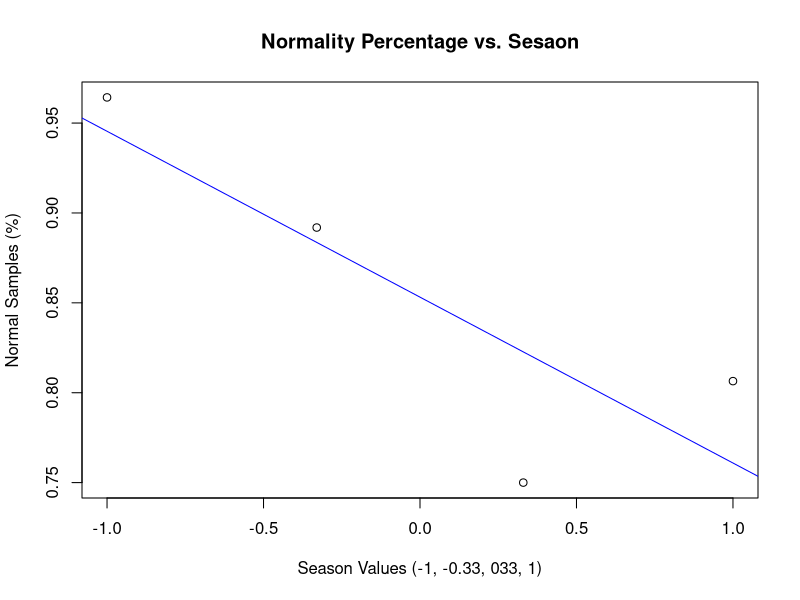
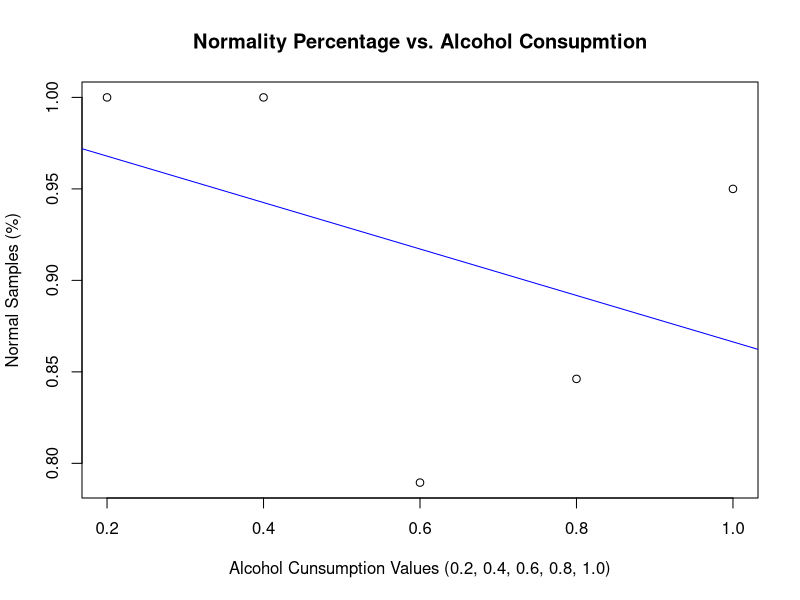
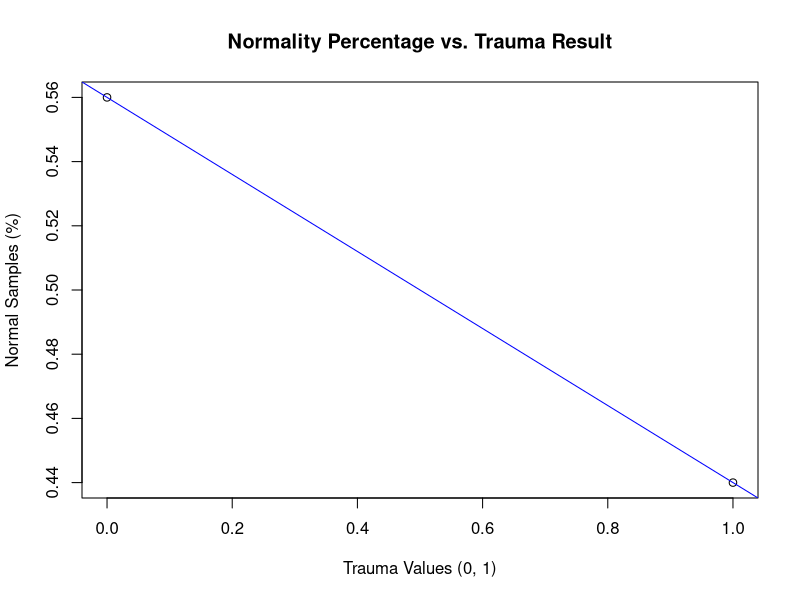

These figures' R source, in order:
## Cameron Watson ## STAT 383 ## Project ## December 8, 2023 ##
# R maintenance, clean consol, environment, set directory, and import packages
cat("\f")
rm(list = ls())
location <- getwd()
setwd(location)
library(readxl)

# The data file is read into R, and then converted into manipulable vectors for each variable
data = read_excel('converted_Data.xlsx')

# The sample outcome is changed to one's and zero's
normality <- vector(length = 100)
for (i in 1:100) {
  if (data[i, 10] == 'N') normality[i] <- 1
  else normality[i] <- 0 }

# The other nine variables
season <- age <- disease <- trauma <- surgery <- fevers <- alcohol <- smoking <- sitting <- vector(length = 100)
for (i in 1:100) {
  season[i] <- as.numeric(data[i,1])
  age[i] <- as.numeric(data[i,2])
  disease[i] <- as.numeric(data[i,3])
  trauma[i] <- as.numeric(data[i,4])
  surgery[i] <- as.numeric(data[i,5])
  fevers[i] <- as.numeric(data[i,6])
  alcohol[i] <- as.numeric(data[i,7])
  smoking[i] <- as.numeric(data[i,8])
  sitting[i] <- as.numeric(data[i,9])
}

# The correlation coefficients are calculated using "cor()"
# The coeefficients calculated are for each of the 9 variables with respect to "normality"
cor_season = cor(season, normality) # -0.1924
cor_age = cor(age, normality) # -0.1152
cor_disease = cor(disease, normality) # 0.0403
cor_trauma = cor(trauma, normality) # 0.1413
cor_surgery = cor(surgery, normality) # 0.0542
cor_fevers = cor(fevers, normality) # 0.1214
cor_alcohol = cor(alcohol, normality) # 0.1448
cor_smoking = cor(smoking, normality) # -0.0489
cor_sitting = cor(sitting, normality) # -0.0230

# These are then printed to the consol for user viewing
cat("// Correlation Values //", "\nSeason: ", cor_season, "\nAge: ", cor_age,
    "\nDisease: ", cor_disease, "\nTrauma: ", cor_trauma, "\nSurgery: ",
    cor_surgery, "\nFevers: ", cor_fevers, "\nAlcohol: ", cor_alcohol,
    "\nSmoking: ", cor_smoking, "\nSitting: ", cor_sitting, "\n")

# All hypothesis testing is done with "t.test()"
# Hypothesis testing is done to evaluate if the average of testing results within
# a season are the same out of that season

# A set of vectors for each season are made which are then filled with the 
# correlating normality results
winter <- not_winter <- vector()
spring <- not_spring <- vector()
summer <- not_summer <- vector()
fall <- not_fall <- vector()
for (i in 1:100) {
  if (season[i] == -1) winter <- c(winter, normality[i])
  else not_winter <- c(not_winter, normality[i])
  if (season[i] == -0.33) spring <- c(spring, normality[i])
  else not_spring <- c(not_spring, normality[i])
  if (season[i] == 0.33) summer <- c(summer, normality[i])
  else not_summer <- c(not_summer, normality[i])
  if (season[i] == 1) fall <- c(fall, normality[i])
  else not_fall <- c(not_fall, normality[i])
}
test_winter <- t.test(winter, not_winter, conf.level = 0.95)
test_spring <- t.test(spring, not_spring, conf.level = 0.95)
test_summer <- t.test(summer, not_summer, conf.level = 0.95)
test_fall <- t.test(fall, not_fall, conf.level = 0.95)

# The p-values are shown to the user
cat("// Hypothesis Testing for Seasons - p-values //\nConfidence Level is 0.95
    \nWinter: ", test_winter$p.value, "\nSpring: ", test_spring$p.value, 
    "\nSummer: ", test_summer$p.value, "\nFall : ", test_fall$p.value, "\n")

# The next hypothesis testing is to see if the average normality result is different
# for light drinkers (up to one drink a week) and consistent drinkers (anything over)

# Two vectors are made to store the relevant normality results
consistent_drinkers <- light_drinkers <- vector()
for (i in 1:100) {
  temp = alcohol[i] #temporary value
  if (temp == 0.8 | temp == 1) {
    light_drinkers <- c(light_drinkers, normality[i])
  }
  if (temp == 0.2 | temp == 0.4 | temp == 0.6) {
    consistent_drinkers <- c(consistent_drinkers, normality[i])
  }
}
test_drinkers <- t.test(consistent_drinkers, light_drinkers)

# The results are shown to the user
cat("// Hypothesis Testing for Alcohol Consumption //\nConfidence Level is 0.95
p-value: ", test_drinkers$p.value, "\n")

# The final hypothesis test is done for trauma following similar procedures 
trauma_y <- trauma_n <- vector()
for (i in 1:100) {
  if (trauma[i] == 1) trauma_y <- c(trauma_y, normality[i])
  if (trauma[i] == 0) trauma_n <- c(trauma_n, normality[i])
}
test_trauma <- t.test(trauma_y, trauma_n)
cat("// Hypothesis Testing for Trauma //\nConfidence Level is 0.95
p-value: ", test_trauma$p.value, "\n")

# Linear regression is conducted on data relating to the hypothesis testing
# Average hypothesis testing for each season is plotted along the value that month holds
mu_winter <- sum(winter == 1) / length(winter)
mu_spring <- sum(spring == 1) / length(spring)
mu_summer <- sum(summer == 1) / length(summer)
mu_fall <- sum(fall == 1) / length(fall)

# put into vectors that can be used with "plot()"
season_mu <- c(mu_winter, mu_spring, mu_summer, mu_fall)
season_value <- c(-1, -0.33, 0.33, 1)
plot(season_value, season_mu,
     main = "Normality Percentage vs. Sesaon", 
     xlab = "Season Values (-1, -0.33, 033, 1)", 
     ylab = "Normal Samples (%)")

# Linear regression for this data is found, added to the plot, and then the 
# results are show to the user
season_lm <- lm(season_mu ~ season_value)
abline(season_lm, col = "blue")
cat("// Regression for Seasons //")
print(summary(season_lm))

# The average result for different categories for drinkers undergoes a similar process
alcohol_0.2 <- alcohol_0.4 <- alcohol_0.6 <- alcohol_0.8 <- alcohol_1.0 <- vector()
for (i in 1:100) {
  temp <- alcohol[i]
  norm <- normality[i]
  if (temp == 0.2) alcohol_0.2 <- c(alcohol_0.2, norm)
  if (temp == 0.4) alcohol_0.4 <- c(alcohol_0.4, norm)
  if (temp == 0.6) alcohol_0.6 <- c(alcohol_0.6, norm)
  if (temp == 0.8) alcohol_0.8 <- c(alcohol_0.8, norm)
  if (temp == 1.0) alcohol_1.0 <- c(alcohol_1.0, norm)
}
alcohol_0.2_mu <- sum(alcohol_0.2 == 1) / length(alcohol_0.2)
alcohol_0.4_mu <- sum(alcohol_0.4 == 1) / length(alcohol_0.4)
alcohol_0.6_mu <- sum(alcohol_0.6 == 1) / length(alcohol_0.6)
alcohol_0.8_mu <- sum(alcohol_0.8 == 1) / length(alcohol_0.8)
alcohol_1.0_mu <- sum(alcohol_1.0 == 1) / length(alcohol_1.0)
drinkers_mu <- c(alcohol_0.2_mu, alcohol_0.4_mu, alcohol_0.6_mu, alcohol_0.8_mu, alcohol_1.0_mu)
drinkers_value <- c(0.2, 0.4, 0.6, 0.8, 1.0)
plot(drinkers_value, drinkers_mu, 
     main = "Normality Percentage vs. Alcohol Consupmtion", 
     xlab = "Alcohol Cunsumption Values (0.2, 0.4, 0.6, 0.8, 1.0)", 
     ylab = "Normal Samples (%)")
drinkers_lm <- lm(drinkers_mu ~ drinkers_value)
abline(drinkers_lm, col = "blue")
cat("// Regression for Alcohol Concumation //")
print(summary(drinkers_lm))

# The average normality result for having trauma undergoes a similr proces
trauma_y_mu <- sum(trauma == 1) / length(trauma)
trauma_n_mu <- sum(trauma == 0) / length(trauma)
trauma_mu <- c(trauma_y_mu, trauma_n_mu)
trauma_values <- c(1, 0)
plot(trauma_values, trauma_mu, 
     main = "Normality Percentage vs. Trauma Result", 
     xlab = "Trauma Values (0, 1)", 
     ylab = "Normal Samples (%)")
trauma_lm <- lm(trauma_mu ~ trauma_values)
abline(trauma_lm, col = "blue")
cat("// Regression for Trauma //")
print(summary(trauma_lm))

## END ##

